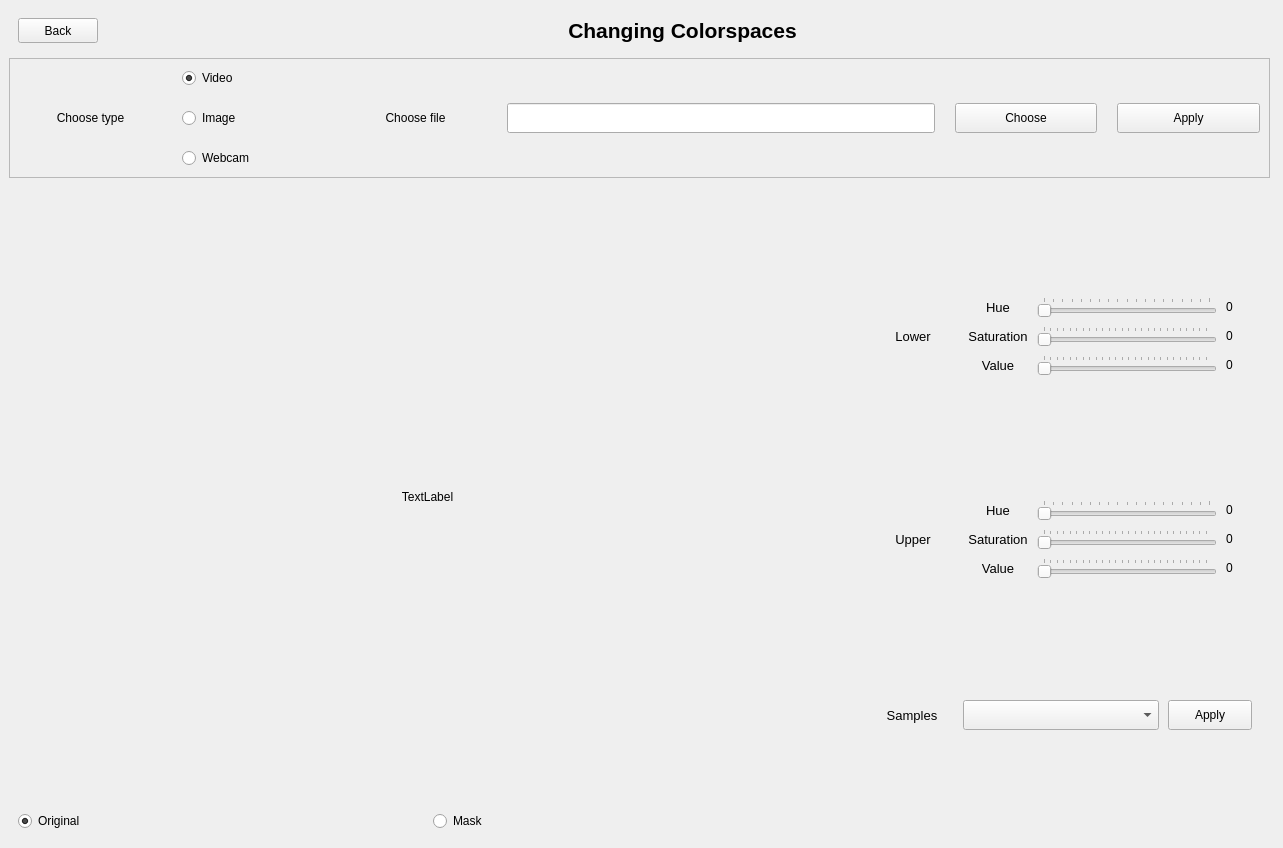
<?xml version="1.0" encoding="UTF-8"?>
<ui version="4.0">
 <class>Form</class>
 <widget class="QWidget" name="Form">
  <property name="geometry">
   <rect>
    <x>0</x>
    <y>0</y>
    <width>1283</width>
    <height>848</height>
   </rect>
  </property>
  <property name="windowTitle">
   <string>Form</string>
  </property>
  <widget class="QWidget" name="layoutWidget">
   <property name="geometry">
    <rect>
     <x>9</x>
     <y>9</y>
     <width>1261</width>
     <height>831</height>
    </rect>
   </property>
   <layout class="QVBoxLayout" name="verticalLayout_3" stretch="1,2,17">
    <item>
     <layout class="QHBoxLayout" name="horizontalLayout_6" stretch="1,15">
      <property name="leftMargin">
       <number>9</number>
      </property>
      <property name="topMargin">
       <number>9</number>
      </property>
      <property name="rightMargin">
       <number>9</number>
      </property>
      <property name="bottomMargin">
       <number>9</number>
      </property>
      <item>
       <widget class="QPushButton" name="pushButtonBack">
        <property name="maximumSize">
         <size>
          <width>16777215</width>
          <height>30</height>
         </size>
        </property>
        <property name="text">
         <string>Back</string>
        </property>
       </widget>
      </item>
      <item>
       <widget class="QLabel" name="label">
        <property name="font">
         <font>
          <pointsize>16</pointsize>
          <weight>75</weight>
          <bold>true</bold>
         </font>
        </property>
        <property name="text">
         <string>Changing Colorspaces</string>
        </property>
        <property name="alignment">
         <set>Qt::AlignCenter</set>
        </property>
       </widget>
      </item>
     </layout>
    </item>
    <item>
     <widget class="QFrame" name="frame">
      <property name="frameShape">
       <enum>QFrame::StyledPanel</enum>
      </property>
      <property name="frameShadow">
       <enum>QFrame::Raised</enum>
      </property>
      <layout class="QHBoxLayout" name="horizontalLayout_7" stretch="1,1,1,3,1,1">
       <property name="spacing">
        <number>20</number>
       </property>
       <item>
        <widget class="QLabel" name="label_11">
         <property name="text">
          <string>Choose type</string>
         </property>
         <property name="alignment">
          <set>Qt::AlignCenter</set>
         </property>
        </widget>
       </item>
       <item>
        <layout class="QVBoxLayout" name="verticalLayout_4">
         <item>
          <widget class="QRadioButton" name="radioButtonVideo">
           <property name="text">
            <string>Video</string>
           </property>
           <property name="checked">
            <bool>true</bool>
           </property>
          </widget>
         </item>
         <item>
          <widget class="QRadioButton" name="radioButtonImage">
           <property name="text">
            <string>Image</string>
           </property>
          </widget>
         </item>
         <item>
          <widget class="QRadioButton" name="radioButtonWebcam">
           <property name="text">
            <string>Webcam</string>
           </property>
           <property name="checked">
            <bool>false</bool>
           </property>
          </widget>
         </item>
        </layout>
       </item>
       <item>
        <widget class="QLabel" name="label_12">
         <property name="text">
          <string>Choose file</string>
         </property>
         <property name="alignment">
          <set>Qt::AlignCenter</set>
         </property>
        </widget>
       </item>
       <item>
        <widget class="QLineEdit" name="lineEditChooseFile">
         <property name="maximumSize">
          <size>
           <width>16777215</width>
           <height>30</height>
          </size>
         </property>
        </widget>
       </item>
       <item>
        <widget class="QPushButton" name="pushButtonChooseFile">
         <property name="maximumSize">
          <size>
           <width>16777215</width>
           <height>30</height>
          </size>
         </property>
         <property name="text">
          <string>Choose</string>
         </property>
        </widget>
       </item>
       <item>
        <widget class="QPushButton" name="pushButtonApplyFile">
         <property name="maximumSize">
          <size>
           <width>16777215</width>
           <height>30</height>
          </size>
         </property>
         <property name="text">
          <string>Apply</string>
         </property>
        </widget>
       </item>
      </layout>
     </widget>
    </item>
    <item>
     <layout class="QHBoxLayout" name="horizontalLayout_5" stretch="2,1">
      <item>
       <layout class="QVBoxLayout" name="verticalLayout_2" stretch="15,1">
        <property name="spacing">
         <number>10</number>
        </property>
        <property name="leftMargin">
         <number>9</number>
        </property>
        <property name="topMargin">
         <number>9</number>
        </property>
        <property name="rightMargin">
         <number>9</number>
        </property>
        <property name="bottomMargin">
         <number>9</number>
        </property>
        <item>
         <widget class="QLabel" name="labelShow">
          <property name="maximumSize">
           <size>
            <width>1920</width>
            <height>1280</height>
           </size>
          </property>
          <property name="autoFillBackground">
           <bool>true</bool>
          </property>
          <property name="text">
           <string>TextLabel</string>
          </property>
          <property name="alignment">
           <set>Qt::AlignCenter</set>
          </property>
          <property name="margin">
           <number>0</number>
          </property>
         </widget>
        </item>
        <item>
         <layout class="QHBoxLayout" name="horizontalLayout_4">
          <item>
           <widget class="QRadioButton" name="radioButtonOriginal">
            <property name="text">
             <string>Original</string>
            </property>
            <property name="checked">
             <bool>true</bool>
            </property>
           </widget>
          </item>
          <item>
           <widget class="QRadioButton" name="radioButtonMask">
            <property name="text">
             <string>Mask</string>
            </property>
           </widget>
          </item>
         </layout>
        </item>
       </layout>
      </item>
      <item>
       <layout class="QVBoxLayout" name="verticalLayout" stretch="4,4,1">
        <property name="spacing">
         <number>9</number>
        </property>
        <property name="leftMargin">
         <number>9</number>
        </property>
        <property name="topMargin">
         <number>9</number>
        </property>
        <property name="rightMargin">
         <number>9</number>
        </property>
        <property name="bottomMargin">
         <number>9</number>
        </property>
        <item>
         <layout class="QHBoxLayout" name="horizontalLayout" stretch="3,10">
          <property name="spacing">
           <number>9</number>
          </property>
          <property name="leftMargin">
           <number>9</number>
          </property>
          <property name="topMargin">
           <number>9</number>
          </property>
          <property name="rightMargin">
           <number>9</number>
          </property>
          <property name="bottomMargin">
           <number>9</number>
          </property>
          <item>
           <widget class="QLabel" name="label_2">
            <property name="font">
             <font>
              <pointsize>10</pointsize>
             </font>
            </property>
            <property name="autoFillBackground">
             <bool>true</bool>
            </property>
            <property name="text">
             <string>Lower</string>
            </property>
            <property name="alignment">
             <set>Qt::AlignCenter</set>
            </property>
           </widget>
          </item>
          <item>
           <layout class="QGridLayout" name="gridLayout" rowstretch="2,8,1" columnstretch="2,8,1" rowminimumheight="2,8,1" columnminimumwidth="2,8,1">
            <property name="leftMargin">
             <number>3</number>
            </property>
            <property name="topMargin">
             <number>3</number>
            </property>
            <property name="rightMargin">
             <number>3</number>
            </property>
            <property name="bottomMargin">
             <number>3</number>
            </property>
            <item row="0" column="0">
             <widget class="QLabel" name="label_3">
              <property name="font">
               <font>
                <pointsize>10</pointsize>
               </font>
              </property>
              <property name="autoFillBackground">
               <bool>true</bool>
              </property>
              <property name="text">
               <string>Hue</string>
              </property>
              <property name="alignment">
               <set>Qt::AlignCenter</set>
              </property>
             </widget>
            </item>
            <item row="0" column="1">
             <widget class="QSlider" name="horizontalSliderHL">
              <property name="maximum">
               <number>180</number>
              </property>
              <property name="sliderPosition">
               <number>0</number>
              </property>
              <property name="orientation">
               <enum>Qt::Horizontal</enum>
              </property>
              <property name="tickPosition">
               <enum>QSlider::TicksAbove</enum>
              </property>
             </widget>
            </item>
            <item row="0" column="2">
             <widget class="QLabel" name="labelHL">
              <property name="text">
               <string>0</string>
              </property>
             </widget>
            </item>
            <item row="1" column="0">
             <widget class="QLabel" name="label_4">
              <property name="font">
               <font>
                <pointsize>10</pointsize>
               </font>
              </property>
              <property name="autoFillBackground">
               <bool>true</bool>
              </property>
              <property name="text">
               <string>Saturation</string>
              </property>
              <property name="alignment">
               <set>Qt::AlignCenter</set>
              </property>
             </widget>
            </item>
            <item row="1" column="1">
             <widget class="QSlider" name="horizontalSliderSL">
              <property name="maximum">
               <number>255</number>
              </property>
              <property name="sliderPosition">
               <number>0</number>
              </property>
              <property name="orientation">
               <enum>Qt::Horizontal</enum>
              </property>
              <property name="tickPosition">
               <enum>QSlider::TicksAbove</enum>
              </property>
             </widget>
            </item>
            <item row="1" column="2">
             <widget class="QLabel" name="labelSL">
              <property name="text">
               <string>0</string>
              </property>
             </widget>
            </item>
            <item row="2" column="0">
             <widget class="QLabel" name="label_5">
              <property name="font">
               <font>
                <pointsize>10</pointsize>
               </font>
              </property>
              <property name="autoFillBackground">
               <bool>true</bool>
              </property>
              <property name="text">
               <string>Value</string>
              </property>
              <property name="alignment">
               <set>Qt::AlignCenter</set>
              </property>
             </widget>
            </item>
            <item row="2" column="1">
             <widget class="QSlider" name="horizontalSliderVL">
              <property name="maximum">
               <number>255</number>
              </property>
              <property name="sliderPosition">
               <number>0</number>
              </property>
              <property name="orientation">
               <enum>Qt::Horizontal</enum>
              </property>
              <property name="tickPosition">
               <enum>QSlider::TicksAbove</enum>
              </property>
             </widget>
            </item>
            <item row="2" column="2">
             <widget class="QLabel" name="labelVL">
              <property name="text">
               <string>0</string>
              </property>
             </widget>
            </item>
           </layout>
          </item>
         </layout>
        </item>
        <item>
         <layout class="QHBoxLayout" name="horizontalLayout_2" stretch="3,10">
          <property name="spacing">
           <number>9</number>
          </property>
          <property name="leftMargin">
           <number>9</number>
          </property>
          <property name="topMargin">
           <number>9</number>
          </property>
          <property name="rightMargin">
           <number>9</number>
          </property>
          <property name="bottomMargin">
           <number>9</number>
          </property>
          <item>
           <widget class="QLabel" name="label_9">
            <property name="font">
             <font>
              <pointsize>10</pointsize>
             </font>
            </property>
            <property name="autoFillBackground">
             <bool>true</bool>
            </property>
            <property name="text">
             <string>Upper</string>
            </property>
            <property name="alignment">
             <set>Qt::AlignCenter</set>
            </property>
           </widget>
          </item>
          <item>
           <layout class="QGridLayout" name="gridLayout_2" rowstretch="2,8,1" columnstretch="2,8,1" rowminimumheight="2,8,1" columnminimumwidth="2,8,1">
            <property name="leftMargin">
             <number>3</number>
            </property>
            <property name="topMargin">
             <number>3</number>
            </property>
            <property name="rightMargin">
             <number>3</number>
            </property>
            <property name="bottomMargin">
             <number>3</number>
            </property>
            <item row="0" column="0">
             <widget class="QLabel" name="label_6">
              <property name="font">
               <font>
                <pointsize>10</pointsize>
               </font>
              </property>
              <property name="autoFillBackground">
               <bool>true</bool>
              </property>
              <property name="text">
               <string>Hue</string>
              </property>
              <property name="alignment">
               <set>Qt::AlignCenter</set>
              </property>
             </widget>
            </item>
            <item row="0" column="1">
             <widget class="QSlider" name="horizontalSliderHU">
              <property name="maximum">
               <number>180</number>
              </property>
              <property name="sliderPosition">
               <number>0</number>
              </property>
              <property name="orientation">
               <enum>Qt::Horizontal</enum>
              </property>
              <property name="tickPosition">
               <enum>QSlider::TicksAbove</enum>
              </property>
             </widget>
            </item>
            <item row="0" column="2">
             <widget class="QLabel" name="labelHU">
              <property name="text">
               <string>0</string>
              </property>
             </widget>
            </item>
            <item row="1" column="0">
             <widget class="QLabel" name="label_7">
              <property name="font">
               <font>
                <pointsize>10</pointsize>
               </font>
              </property>
              <property name="autoFillBackground">
               <bool>true</bool>
              </property>
              <property name="text">
               <string>Saturation</string>
              </property>
              <property name="alignment">
               <set>Qt::AlignCenter</set>
              </property>
             </widget>
            </item>
            <item row="1" column="1">
             <widget class="QSlider" name="horizontalSliderSU">
              <property name="maximum">
               <number>255</number>
              </property>
              <property name="sliderPosition">
               <number>0</number>
              </property>
              <property name="orientation">
               <enum>Qt::Horizontal</enum>
              </property>
              <property name="tickPosition">
               <enum>QSlider::TicksAbove</enum>
              </property>
             </widget>
            </item>
            <item row="1" column="2">
             <widget class="QLabel" name="labelSU">
              <property name="text">
               <string>0</string>
              </property>
             </widget>
            </item>
            <item row="2" column="0">
             <widget class="QLabel" name="label_8">
              <property name="font">
               <font>
                <pointsize>10</pointsize>
               </font>
              </property>
              <property name="autoFillBackground">
               <bool>true</bool>
              </property>
              <property name="text">
               <string>Value</string>
              </property>
              <property name="alignment">
               <set>Qt::AlignCenter</set>
              </property>
             </widget>
            </item>
            <item row="2" column="1">
             <widget class="QSlider" name="horizontalSliderVU">
              <property name="maximum">
               <number>255</number>
              </property>
              <property name="sliderPosition">
               <number>0</number>
              </property>
              <property name="orientation">
               <enum>Qt::Horizontal</enum>
              </property>
              <property name="tickPosition">
               <enum>QSlider::TicksAbove</enum>
              </property>
             </widget>
            </item>
            <item row="2" column="2">
             <widget class="QLabel" name="labelVU">
              <property name="text">
               <string>0</string>
              </property>
             </widget>
            </item>
           </layout>
          </item>
         </layout>
        </item>
        <item>
         <layout class="QHBoxLayout" name="horizontalLayout_3" stretch="3,7,3">
          <property name="spacing">
           <number>9</number>
          </property>
          <property name="leftMargin">
           <number>9</number>
          </property>
          <property name="topMargin">
           <number>9</number>
          </property>
          <property name="rightMargin">
           <number>9</number>
          </property>
          <property name="bottomMargin">
           <number>9</number>
          </property>
          <item>
           <widget class="QLabel" name="label_10">
            <property name="maximumSize">
             <size>
              <width>16777215</width>
              <height>100</height>
             </size>
            </property>
            <property name="font">
             <font>
              <pointsize>10</pointsize>
             </font>
            </property>
            <property name="autoFillBackground">
             <bool>true</bool>
            </property>
            <property name="text">
             <string>Samples</string>
            </property>
            <property name="alignment">
             <set>Qt::AlignCenter</set>
            </property>
           </widget>
          </item>
          <item>
           <widget class="QComboBox" name="comboBoxSamples">
            <property name="maximumSize">
             <size>
              <width>16777215</width>
              <height>30</height>
             </size>
            </property>
           </widget>
          </item>
          <item>
           <widget class="QPushButton" name="pushButtonApply">
            <property name="maximumSize">
             <size>
              <width>16777215</width>
              <height>30</height>
             </size>
            </property>
            <property name="text">
             <string>Apply</string>
            </property>
           </widget>
          </item>
         </layout>
        </item>
       </layout>
      </item>
     </layout>
    </item>
   </layout>
  </widget>
 </widget>
 <resources/>
 <connections/>
</ui>
